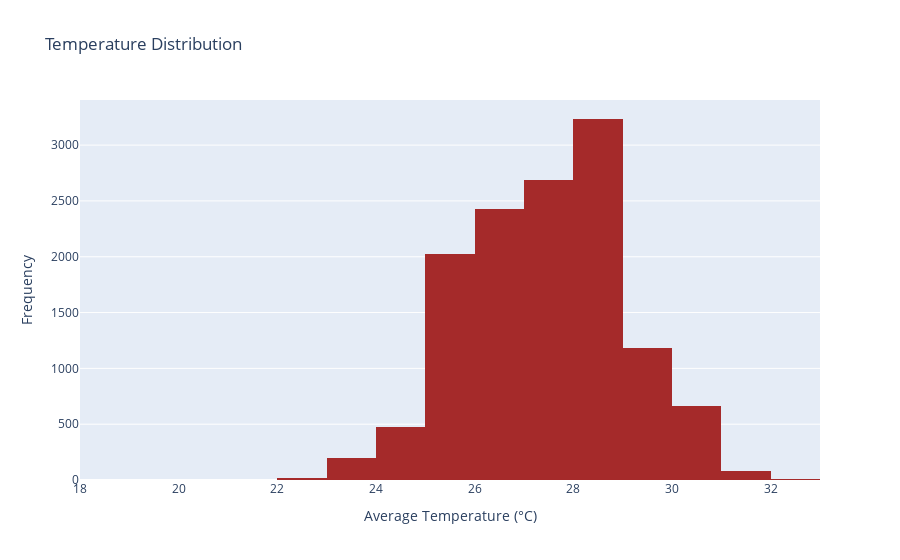

Notebook cell for this chart:
### Markdown cell above
The average temperature that occur daily from our historical data falls between 25°C to 28°C as visualized above

### Code cell
import plotly.express as px

# Creating an interactive histogram with Plotly
fig = px.histogram(weather, x='temp_avg_°c', nbins=20, title="Temperature Distribution", color_discrete_sequence=["brown"])
fig.update_layout(
    xaxis_title="Average Temperature (°C)",
    yaxis_title="Frequency"
)
fig.show()

### Figure 1 — Plotly figure (JSON) as saved in the notebook; plotly's stock layout.template omitted (floating-point values rounded to 4 significant figures; data arrays with more than 128 entries replaced by an {"elided": "..."} marker saying what was removed)
{"data": [{"alignmentgroup": "True", "bingroup": "x", "hovertemplate": "temp_avg_°c=%{x}<br>count=%{y}<extra></extra>", "legendgroup": "", "marker": {"color": "brown", "pattern": {"shape": ""}}, "name": "", "nbinsx": 20, "offsetgroup": "", "orientation": "v", "showlegend": false, "type": "histogram", "x": {"elided": "13006 float values"}, "xaxis": "x", "yaxis": "y"}], "layout": {"autosize": true, "barmode": "relative", "legend": {"tracegroupgap": 0}, "title": {"text": "Temperature Distribution"}, "xaxis": {"anchor": "y", "autorange": true, "domain": [0, 1], "range": [18, 33], "title": {"text": "Average Temperature (°C)"}, "type": "linear"}, "yaxis": {"anchor": "x", "autorange": true, "domain": [0, 1], "range": [0, 3404.0], "title": {"text": "Frequency"}}}}
